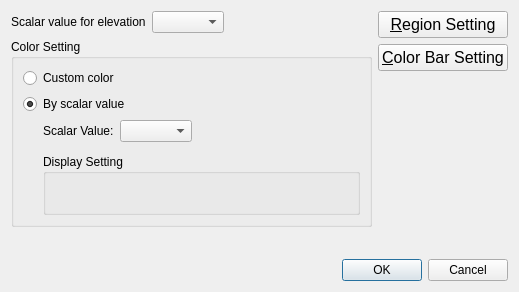
<?xml version="1.0" encoding="UTF-8"?>
<ui version="4.0">
 <class>Post2dBirdEyeWindowContourSettingDialog</class>
 <widget class="QDialog" name="Post2dBirdEyeWindowContourSettingDialog">
  <property name="geometry">
   <rect>
    <x>0</x>
    <y>0</y>
    <width>519</width>
    <height>291</height>
   </rect>
  </property>
  <property name="windowTitle">
   <string>Scalar Setting</string>
  </property>
  <layout class="QVBoxLayout" name="verticalLayout_5">
   <item>
    <layout class="QHBoxLayout" name="horizontalLayout_7" stretch="1,0">
     <item>
      <layout class="QVBoxLayout" name="verticalLayout_4">
       <item>
        <layout class="QHBoxLayout" name="horizontalLayout_6">
         <item>
          <widget class="QLabel" name="scalarForElevationLabel">
           <property name="text">
            <string>Scalar value for elevation</string>
           </property>
          </widget>
         </item>
         <item>
          <widget class="QComboBox" name="scalarForElevationComboBox"/>
         </item>
         <item>
          <spacer name="horizontalSpacer_6">
           <property name="orientation">
            <enum>Qt::Horizontal</enum>
           </property>
           <property name="sizeHint" stdset="0">
            <size>
             <width>40</width>
             <height>20</height>
            </size>
           </property>
          </spacer>
         </item>
        </layout>
       </item>
       <item>
        <widget class="QGroupBox" name="groupBox">
         <property name="title">
          <string>Color Setting</string>
         </property>
         <layout class="QVBoxLayout" name="verticalLayout_3">
          <item>
           <layout class="QGridLayout" name="gridLayout">
            <item row="0" column="0">
             <widget class="QRadioButton" name="specificRadioButton">
              <property name="text">
               <string>Custom color</string>
              </property>
              <property name="checked">
               <bool>false</bool>
              </property>
             </widget>
            </item>
            <item row="0" column="1">
             <layout class="QHBoxLayout" name="horizontalLayout_4">
              <item>
               <widget class="ColorEditWidget" name="colorEditWidget">
                <property name="enabled">
                 <bool>false</bool>
                </property>
               </widget>
              </item>
              <item>
               <spacer name="horizontalSpacer_5">
                <property name="orientation">
                 <enum>Qt::Horizontal</enum>
                </property>
                <property name="sizeHint" stdset="0">
                 <size>
                  <width>40</width>
                  <height>10</height>
                 </size>
                </property>
               </spacer>
              </item>
             </layout>
            </item>
            <item row="1" column="0">
             <widget class="QRadioButton" name="scalarRadioButton">
              <property name="text">
               <string>By scalar value</string>
              </property>
              <property name="checked">
               <bool>true</bool>
              </property>
             </widget>
            </item>
           </layout>
          </item>
          <item>
           <layout class="QHBoxLayout" name="horizontalLayout_2">
            <item>
             <spacer name="horizontalSpacer_4">
              <property name="orientation">
               <enum>Qt::Horizontal</enum>
              </property>
              <property name="sizeType">
               <enum>QSizePolicy::Fixed</enum>
              </property>
              <property name="sizeHint" stdset="0">
               <size>
                <width>20</width>
                <height>20</height>
               </size>
              </property>
             </spacer>
            </item>
            <item>
             <layout class="QVBoxLayout" name="verticalLayout">
              <item>
               <layout class="QHBoxLayout" name="horizontalLayout_3">
                <item>
                 <widget class="QLabel" name="physicalValueLabel">
                  <property name="text">
                   <string>Scalar Value:</string>
                  </property>
                 </widget>
                </item>
                <item>
                 <widget class="QComboBox" name="physicalValueComboBox"/>
                </item>
                <item>
                 <spacer name="horizontalSpacer">
                  <property name="orientation">
                   <enum>Qt::Horizontal</enum>
                  </property>
                  <property name="sizeHint" stdset="0">
                   <size>
                    <width>40</width>
                    <height>20</height>
                   </size>
                  </property>
                 </spacer>
                </item>
               </layout>
              </item>
              <item>
               <widget class="LookupTableEditWidget" name="colormapWidget" native="true"/>
              </item>
              <item>
               <widget class="QGroupBox" name="contourGroupBox">
                <property name="title">
                 <string>Display Setting</string>
                </property>
                <layout class="QHBoxLayout" name="horizontalLayout_5">
                 <item>
                  <widget class="ContourSettingWidget" name="contourWidget" native="true"/>
                 </item>
                 <item>
                  <spacer name="horizontalSpacer_3">
                   <property name="orientation">
                    <enum>Qt::Horizontal</enum>
                   </property>
                   <property name="sizeHint" stdset="0">
                    <size>
                     <width>343</width>
                     <height>20</height>
                    </size>
                   </property>
                  </spacer>
                 </item>
                </layout>
               </widget>
              </item>
             </layout>
            </item>
           </layout>
          </item>
         </layout>
        </widget>
       </item>
       <item>
        <layout class="QHBoxLayout" name="horizontalLayout">
         <item>
          <widget class="TransparencyWidget" name="transparencyWidget" native="true"/>
         </item>
         <item>
          <spacer name="horizontalSpacer_2">
           <property name="orientation">
            <enum>Qt::Horizontal</enum>
           </property>
           <property name="sizeHint" stdset="0">
            <size>
             <width>40</width>
             <height>20</height>
            </size>
           </property>
          </spacer>
         </item>
        </layout>
       </item>
       <item>
        <spacer name="verticalSpacer">
         <property name="orientation">
          <enum>Qt::Vertical</enum>
         </property>
         <property name="sizeHint" stdset="0">
          <size>
           <width>20</width>
           <height>18</height>
          </size>
         </property>
        </spacer>
       </item>
      </layout>
     </item>
     <item>
      <layout class="QVBoxLayout" name="verticalLayout_2">
       <item>
        <widget class="QPushButton" name="regionSettingButton">
         <property name="font">
          <font>
           <pointsize>12</pointsize>
          </font>
         </property>
         <property name="text">
          <string>&amp;Region Setting</string>
         </property>
        </widget>
       </item>
       <item>
        <widget class="QPushButton" name="colorbarSettingButton">
         <property name="font">
          <font>
           <pointsize>12</pointsize>
          </font>
         </property>
         <property name="text">
          <string>&amp;Color Bar Setting</string>
         </property>
        </widget>
       </item>
       <item>
        <spacer name="verticalSpacer_2">
         <property name="orientation">
          <enum>Qt::Vertical</enum>
         </property>
         <property name="sizeHint" stdset="0">
          <size>
           <width>20</width>
           <height>40</height>
          </size>
         </property>
        </spacer>
       </item>
      </layout>
     </item>
    </layout>
   </item>
   <item>
    <widget class="QDialogButtonBox" name="buttonBox">
     <property name="orientation">
      <enum>Qt::Horizontal</enum>
     </property>
     <property name="standardButtons">
      <set>QDialogButtonBox::Cancel|QDialogButtonBox::Ok</set>
     </property>
    </widget>
   </item>
  </layout>
 </widget>
 <customwidgets>
  <customwidget>
   <class>TransparencyWidget</class>
   <extends>QWidget</extends>
   <header>guibase/widget/transparencywidget.h</header>
   <container>1</container>
  </customwidget>
  <customwidget>
   <class>ContourSettingWidget</class>
   <extends>QWidget</extends>
   <header>guibase/widget/contoursettingwidget.h</header>
   <container>1</container>
   <slots>
    <signal>contourChanged()</signal>
   </slots>
  </customwidget>
  <customwidget>
   <class>LookupTableEditWidget</class>
   <extends>QWidget</extends>
   <header>guicore/scalarstocolors/lookuptableeditwidget.h</header>
   <container>1</container>
  </customwidget>
  <customwidget>
   <class>ColorEditWidget</class>
   <extends>QLabel</extends>
   <header>guibase/widget/coloreditwidget.h</header>
   <container>1</container>
  </customwidget>
 </customwidgets>
 <resources/>
 <connections>
  <connection>
   <sender>buttonBox</sender>
   <signal>accepted()</signal>
   <receiver>Post2dBirdEyeWindowContourSettingDialog</receiver>
   <slot>accept()</slot>
   <hints>
    <hint type="sourcelabel">
     <x>509</x>
     <y>281</y>
    </hint>
    <hint type="destinationlabel">
     <x>157</x>
     <y>274</y>
    </hint>
   </hints>
  </connection>
  <connection>
   <sender>buttonBox</sender>
   <signal>rejected()</signal>
   <receiver>Post2dBirdEyeWindowContourSettingDialog</receiver>
   <slot>reject()</slot>
   <hints>
    <hint type="sourcelabel">
     <x>509</x>
     <y>281</y>
    </hint>
    <hint type="destinationlabel">
     <x>286</x>
     <y>274</y>
    </hint>
   </hints>
  </connection>
  <connection>
   <sender>specificRadioButton</sender>
   <signal>toggled(bool)</signal>
   <receiver>colorEditWidget</receiver>
   <slot>setEnabled(bool)</slot>
   <hints>
    <hint type="sourcelabel">
     <x>112</x>
     <y>77</y>
    </hint>
    <hint type="destinationlabel">
     <x>134</x>
     <y>63</y>
    </hint>
   </hints>
  </connection>
  <connection>
   <sender>scalarRadioButton</sender>
   <signal>toggled(bool)</signal>
   <receiver>physicalValueComboBox</receiver>
   <slot>setEnabled(bool)</slot>
   <hints>
    <hint type="sourcelabel">
     <x>58</x>
     <y>99</y>
    </hint>
    <hint type="destinationlabel">
     <x>191</x>
     <y>129</y>
    </hint>
   </hints>
  </connection>
  <connection>
   <sender>scalarRadioButton</sender>
   <signal>toggled(bool)</signal>
   <receiver>contourWidget</receiver>
   <slot>setEnabled(bool)</slot>
   <hints>
    <hint type="sourcelabel">
     <x>93</x>
     <y>99</y>
    </hint>
    <hint type="destinationlabel">
     <x>68</x>
     <y>184</y>
    </hint>
   </hints>
  </connection>
  <connection>
   <sender>scalarRadioButton</sender>
   <signal>toggled(bool)</signal>
   <receiver>colormapWidget</receiver>
   <slot>setEnabled(bool)</slot>
   <hints>
    <hint type="sourcelabel">
     <x>73</x>
     <y>91</y>
    </hint>
    <hint type="destinationlabel">
     <x>205</x>
     <y>136</y>
    </hint>
   </hints>
  </connection>
 </connections>
</ui>
